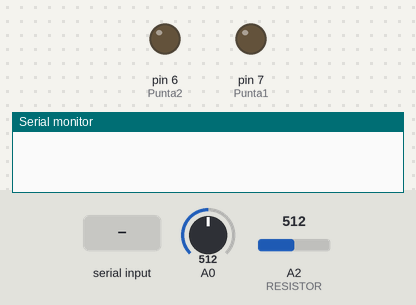
This sketch was run on a simulated Arduino Uno, built with avr-gcc and run on an emulated ATmega328P. Parts: output pins drawn as LEDs (lit = HIGH), the last lines printed to the serial monitor. The test bench sets the inputs (shaded band); at power-on: A0 = 512, A2 (RESISTOR) = 512.

Above: at 1.2 s.
1.3 s: "B" received over the second serial link
At 2.2 s:
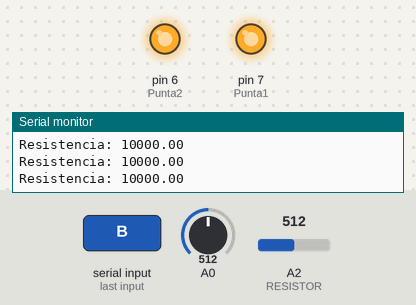
2.8 s: "C" received over the second serial link
Timing chart, 0 to 5.8 s (numbered marks = the images above; inputs shaded):
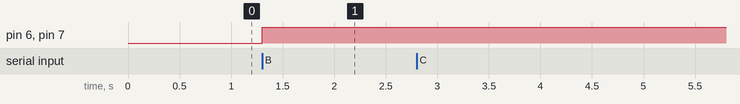

The sketch:

Examen_final_Multimetro_Digital.ino
```cpp
/* centro educativo laboral kinal
  Electronica
  Quinto A
  taller de electronica digital reparacion en computadoras
  javier ricardo vivar sanchez
  2019585
  Examen Final Multimetro Digital
*/
#include <SoftwareSerial.h>
const int Punta1 = 7;         // Pin positivo
const int Punta2 = 6;         // Pin negativo
int sensorValue;                // Variable que almacena el valor raw (0 a 1023)
float Variable_voltaje;         // Variable que almacena el voltaje (0.0 a 25.0)

float Sensibilidad = 0.185;

int RESISTOR = A2;
int Medidor = 0;
int Vin = 5;
float Vout = 0;
float R2 = 10000;
float R1 = 0;
float Const = 0;
SoftwareSerial Modulo_Bluetooth(4, 5);
void setup() {
  pinMode(Punta1, OUTPUT);  // Configurar el pin positivo como salida
  pinMode(Punta2, OUTPUT);  // Configurar el pin negativo como salida
  Serial.begin(9600);        // Iniciar la comunicación serial
  Modulo_Bluetooth.begin(9600);
}
char recep;

void loop() {
  if (Modulo_Bluetooth.available()) {
    recep = Modulo_Bluetooth.read();
    Serial.println(recep);

    if (recep == 'A') {
      digitalWrite(Punta1, LOW);
      digitalWrite(Punta2, LOW);
      while (recep == 'A') {
        sensorValue = analogRead(A1);               // Realizar la lectura
        Variable_voltaje = map(sensorValue, 0, 1023, 0, 250) / 10.0;  // Escalar a 0.0 - 25.0
        Serial.print("Voltaje: ");
        Serial.println(Variable_voltaje);          // Mostrar el valor por serial
        Modulo_Bluetooth.print(Variable_voltaje);
        Modulo_Bluetooth.print(";");
        if (Modulo_Bluetooth.available()) {
          recep = Modulo_Bluetooth.read();
        }
      }
    }

    if (recep == 'B') {
      digitalWrite(Punta1, HIGH);
      digitalWrite(Punta2, HIGH);
      while (recep == 'B') {
        Medidor = analogRead(RESISTOR);
        if (Medidor) {
          Const = Medidor * Vin;
          Vout = (Const) / 1024.0;
          Const = (Vin / Vout) - 1;
          R1 = R2 * Const;
        }
        Serial.print("Resistencia: ");
        Serial.println(R1);
        Modulo_Bluetooth.print(R1);
        Modulo_Bluetooth.print(";");
        if (Modulo_Bluetooth.available()) {
          recep = Modulo_Bluetooth.read();
        }
      }
    }

    if (recep == 'C') {
      while (recep == 'C') {
        float Corriente = calculo(500);
        Serial.print("Corriente: ");
        Serial.println(Corriente, 3);
        Modulo_Bluetooth.print(Corriente, 3);
        Modulo_Bluetooth.print(";");
        if (Modulo_Bluetooth.available()) {
          recep = Modulo_Bluetooth.read();
        }
      }
    }
  }

  if (Serial.available()) {
    Modulo_Bluetooth.write(Serial.read());
  }
}

float calculo(int numeroMuestral) {
  float LeerSenso = 0;
  float inten = 0;
  for (int i = 0; i < numeroMuestral; i++) {
    LeerSenso = analogRead(A0) * (5.0 / 1023.0);
    inten = inten + (LeerSenso - 2.5) / Sensibilidad;
  }
  inten = inten / numeroMuestral;
  return (inten);
}
```

Measured:
- after the input at 1.3 s, pin 6 (Punta2), pin 7 (Punta1): LOW → HIGH at once
